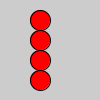
Frame 1 (no input)
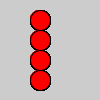
Frame 60 (the mouse pressed at the canvas centre just before this capture)
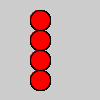
Frame 120 (the mouse held since frame 60 and released just before this capture)

The Processing sketch that drew these frames (run headless with seeded random() and noise(); from frame 60 on, the mouse is pressed at the canvas centre):

// Processing sketch: ex3_variables_b
// ── ex3_variables_b.pde
void setup() {
  size(100, 100);
}

void draw() {
  float y = 20;
  fill(255, 0, 0);
  ellipse(40, y, 20, 20);
  y = y + 20;
  ellipse(40, y, 20, 20);
  y = y + 20;
  ellipse(40, y, 20, 20);
  y = y + 20;
  ellipse(40, y, 20, 20);
}
